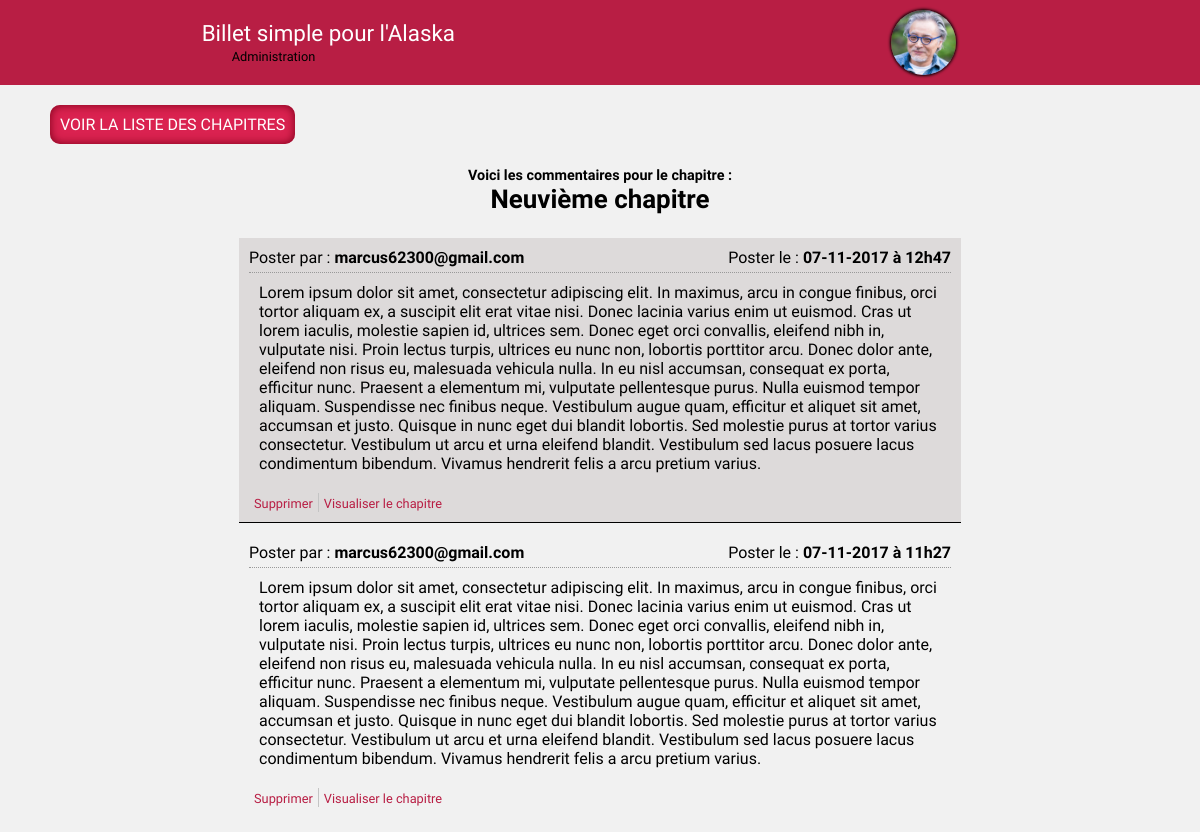
The app's page /comment.php?comment=on&id=9&nbComments=3 (signed in), older data.
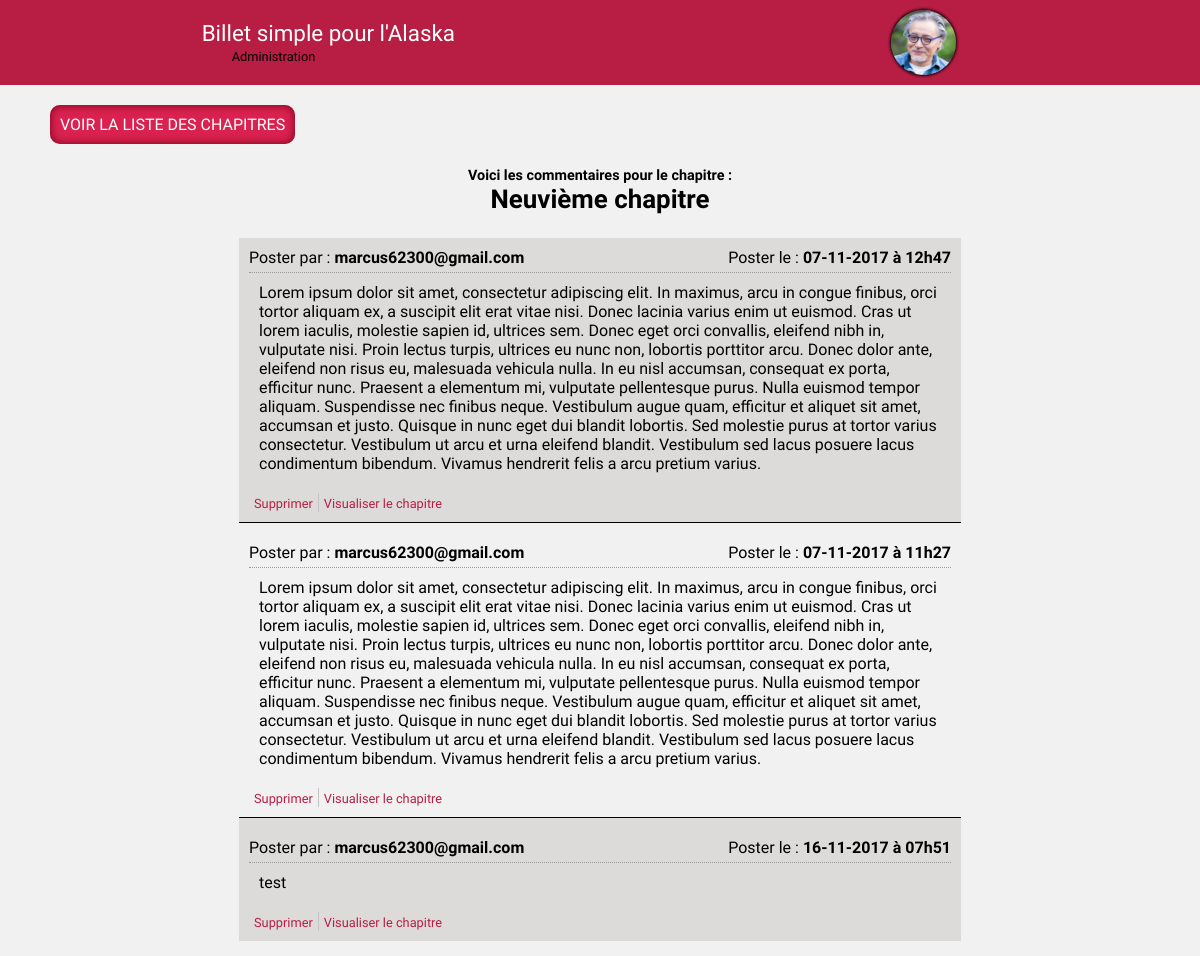
The same page, newer data.
### tables this page shows
CREATE TABLE `comments` (
  `id` int(11) NOT NULL,
  `content` text NOT NULL,
  `dateTimeAdd` datetime NOT NULL,
  `idTicket` int(11) NOT NULL,
  `idMember` int(11) NOT NULL,
  `alert` tinyint(1) NOT NULL
);

CREATE TABLE `members` (
  `id` int(11) NOT NULL,
  `emailAdress` varchar(255) NOT NULL,
  `password` varchar(255) NOT NULL,
  `status` varchar(20) NOT NULL
);

### model/CommentsManager.php (called while the page is built, shortened)
<?php
class CommentsManager extends Manager
{
    public function getListCommentsTicket($id)
    {
        $bdd = $this->bddConnect();
        $request = $bdd->prepare('SELECT com.id idComment, DATE_FORMAT(com.dateTimeAdd, \'%d-%m-%Y à %Hh%i\') AS dateTimeAddComment, com.content contentComment, com.alert alertComment, m.emailAdress mailMember, t.title titleTicket FROM comments com INNER JOIN members m ON com.idMember = m.id INNER JOIN tickets t ON com.idTicket = t.id WHERE com.idTicket = ? ORDER BY com.alert DESC');
        $request->execute(array($id)) or die(print_r($request->errorInfo(), TRUE));
        $data = $request->fetchAll();
        return $data;
    }
}

### model/Comment.php (called while the page is built, shortened)
<?php
class Comment
{
    public static function callGetListCommentsTicket($idTicket)
    {
        return (new CommentsManager)->getListCommentsTicket($idTicket);
    }
}

### view/backend/viewComment.php (the view, shortened to what this page needs)
<?php
if(isset($_GET['comment']) && ($_GET['comment']) == 'on')
{
    if($_GET['nbComments'] == 1)
    {
        $titleSection = 'Voici le commentaire pour le chapitre : <br><span>' . $dataComments[0]['titleTicket'] . '</span>';
    }
    else if($_GET['nbComments'] > 1)
    {
        $titleSection = 'Voici les commentaires pour le chapitre :<br><span>' . $dataComments[0]['titleTicket'] . '</span>';
    }
    else
    {
        $titlePage = 'Aucun commentaire sur ce chapitre - Billet simple pour l\'Alaska';
        $titleSection = '';
    }
}
?>
<span class="lienPage"><a href="admin.php">Voir la liste des chapitres</a></span>
<section id="commentaires">
    <h1><?= $titleSection; ?></h1>
    <?php
    if($_GET['nbComments'] != 0)
    {
        foreach($dataComments as $comment) :
        if(isset($_GET['id'])) { $idTicket = $_GET['id']; } else { $idTicket = $comment['idTicket']; }
    ?>
        <article <?php if($comment['alertComment']) { ?>class="commentAlert"<?php } else { ?>class="comment"<?php } ?>>
            <div class="headerCommentaire">
                <p>Poster par : <span><?= $comment['mailMember']; ?></span></p>
                <p>Poster le : <span><?= $comment['dateTimeAddComment']; ?></span></p>
            </div>
            <div class="contenuCommentaire">
                <?= $comment['contentComment']; ?>
            </div>
            <ul>
                <li><a href="delete.php?suppressionCommentaire=on&id=<?= $comment['idComment']; ?>">Supprimer</a></li>
                <li><a href="displayTicket.php?id=<?= $idTicket; ?>" target=_blank>Visualiser le chapitre</a></li>
            </ul>
        </article>
    <?php
    endforeach;
    }
    else
    {
        echo 'Aucun commentaire n\'a encore était poster pour ce chapitre !';
    }
    ?>
</section>
<?php
require 'template.php';

Row changes from the older to the newer data that the page shows:
added comments: idMember.emailAdress "marcus62300@gmail.com", dateTimeAddComment "16-11-2017 à 07h51", content "test"
